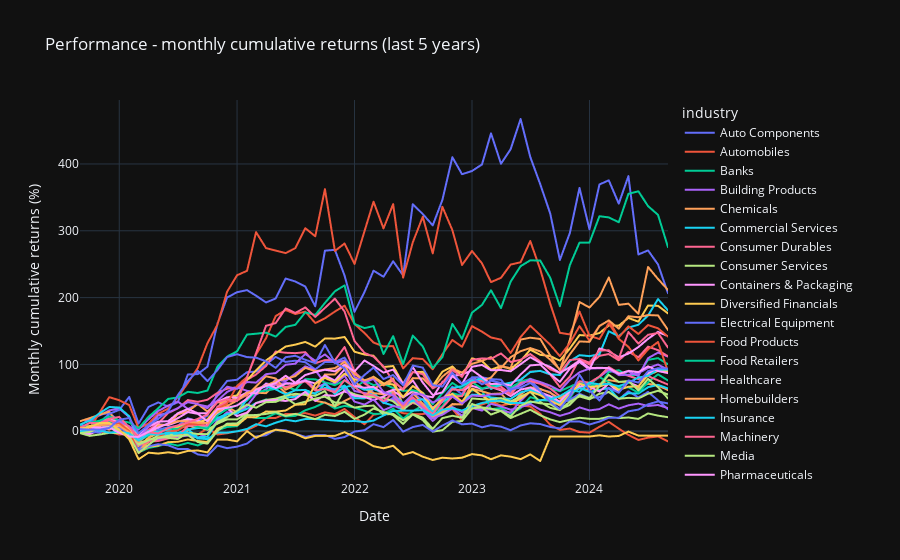

Source (notebook cell):
### Markdown cell above
#### Last 5 years

### Code cell
# df_i_share_ratio
min_date = pd.to_datetime(df_i_share_ratio['Date'].values[-1]).replace(day=1) - pd.DateOffset(months=12*5)
min_datestr = min_date.strftime('%Y-%m-%d')
df_i_share_ratio = df_i_share_ratio.loc[df_i_share_ratio['Date'] >= min_datestr]
#
df_cumulative_returns = df_i_share_ratio.copy()
df_cumulative_returns['return_rate'] = df_cumulative_returns['return_rate'] + 1
# move industry in its own column
df_cumulative_returns = df_cumulative_returns.pivot_table(index=['Date'], columns='industry', values=['return_rate'])
# clean columns, "date" will be the index
df_cumulative_returns.columns = [col[1] for col in df_cumulative_returns.columns.values]
# calculate accumulative returns
df_cumulative_returns = df_cumulative_returns.cumprod() - 1
df_cumulative_returns = df_cumulative_returns.reset_index()
# move back to the old structure now containing accumulative return rates instead of return rate
df_cumulative_returns = df_cumulative_returns.melt(id_vars=['Date'], var_name='industry', value_name='cum_return_rate')
# set percentage column
df_cumulative_returns['cum_return_rate_pct'] = df_cumulative_returns['cum_return_rate'] * 100
# plot
fig = px.line(df_cumulative_returns, x='Date',
              y='cum_return_rate_pct', color='industry',
              title='Performance - monthly cumulative returns (last 5 years)',
              labels={'cum_return_rate_pct':'Monthly cumulative returns (%)', })
fig.update_layout(template="plotly_white")
fig.show()
